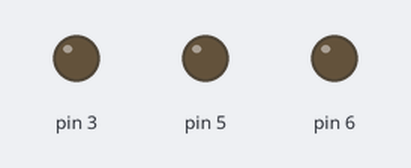
This sketch was run on a simulated Arduino Uno, built with avr-gcc and run on an emulated ATmega328P. Parts: output pins drawn as LEDs (lit = HIGH).

Above: at 0.05 s.
At 2.4 s:
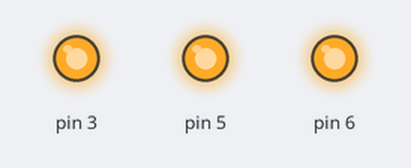
Timing chart, 0 to 6.4 s (numbered marks = the images above):
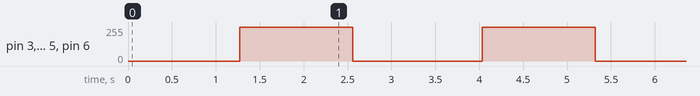

Measured:
- by itself, pin 3, pin 5, pin 6: alternates 255/255 for 1.3 s and 0/255 for 1.5 s

The sketch:

pwm.ino
```cpp
int d = 5;
void setup() {
  // put your setup code here, to run once:
  pinMode(3, OUTPUT);
    pinMode(5, OUTPUT);
      pinMode(6, OUTPUT);
}

void loop() {
  // put your main code here, to run repeatedly:
  for( int a = 2; a < 256; a++){
    analogWrite(3, a);
    analogWrite(5, a);
    analogWrite(6, a);
    delay(d);
    }

  for(int a=255; a >=0; a--){
     analogWrite(3, a);
     analogWrite(5, a);
     analogWrite(6, a);
      delay(d);
    }

    delay(200);

}
```
